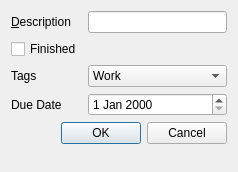
<?xml version="1.0" encoding="UTF-8"?>
<ui version="4.0">
 <class>Task</class>
 <widget class="QDialog" name="Task">
  <property name="geometry">
   <rect>
    <x>0</x>
    <y>0</y>
    <width>238</width>
    <height>172</height>
   </rect>
  </property>
  <property name="windowTitle">
   <string>Dialog</string>
  </property>
  <layout class="QFormLayout" name="formLayout">
   <item row="0" column="0">
    <widget class="QLabel" name="label_2">
     <property name="text">
      <string>&amp;Description</string>
     </property>
     <property name="buddy">
      <cstring>lineEdit</cstring>
     </property>
    </widget>
   </item>
   <item row="0" column="1">
    <widget class="QLineEdit" name="lineEdit"/>
   </item>
   <item row="1" column="0">
    <widget class="QCheckBox" name="checkBox">
     <property name="text">
      <string>Finished</string>
     </property>
    </widget>
   </item>
   <item row="2" column="0">
    <widget class="QLabel" name="label">
     <property name="text">
      <string>Tags</string>
     </property>
    </widget>
   </item>
   <item row="2" column="1">
    <widget class="QComboBox" name="comboBox">
     <item>
      <property name="text">
       <string>Work</string>
      </property>
      <property name="icon">
       <iconset theme="Red">
        <normaloff>.</normaloff>.</iconset>
      </property>
     </item>
     <item>
      <property name="text">
       <string>Life</string>
      </property>
     </item>
     <item>
      <property name="text">
       <string>Cinema</string>
      </property>
     </item>
     <item>
      <property name="text">
       <string>Sports</string>
      </property>
     </item>
    </widget>
   </item>
   <item row="3" column="0">
    <widget class="QLabel" name="label_3">
     <property name="text">
      <string>Due Date</string>
     </property>
    </widget>
   </item>
   <item row="3" column="1">
    <widget class="QDateEdit" name="dateEdit"/>
   </item>
   <item row="4" column="0" colspan="2">
    <layout class="QHBoxLayout" name="horizontalLayout">
     <item>
      <spacer name="horizontalSpacer">
       <property name="orientation">
        <enum>Qt::Horizontal</enum>
       </property>
       <property name="sizeHint" stdset="0">
        <size>
         <width>40</width>
         <height>20</height>
        </size>
       </property>
      </spacer>
     </item>
     <item>
      <widget class="QPushButton" name="pushButton_2">
       <property name="text">
        <string>OK</string>
       </property>
      </widget>
     </item>
     <item>
      <widget class="QPushButton" name="pushButton">
       <property name="text">
        <string>Cancel</string>
       </property>
      </widget>
     </item>
    </layout>
   </item>
  </layout>
 </widget>
 <resources/>
 <connections>
  <connection>
   <sender>pushButton</sender>
   <signal>clicked()</signal>
   <receiver>Task</receiver>
   <slot>close()</slot>
   <hints>
    <hint type="sourcelabel">
     <x>214</x>
     <y>147</y>
    </hint>
    <hint type="destinationlabel">
     <x>237</x>
     <y>141</y>
    </hint>
   </hints>
  </connection>
  <connection>
   <sender>pushButton_2</sender>
   <signal>clicked()</signal>
   <receiver>Task</receiver>
   <slot>saveTaskSlot()</slot>
   <hints>
    <hint type="sourcelabel">
     <x>96</x>
     <y>137</y>
    </hint>
    <hint type="destinationlabel">
     <x>23</x>
     <y>138</y>
    </hint>
   </hints>
  </connection>
 </connections>
 <slots>
  <slot>saveTaskSlot()</slot>
 </slots>
</ui>
